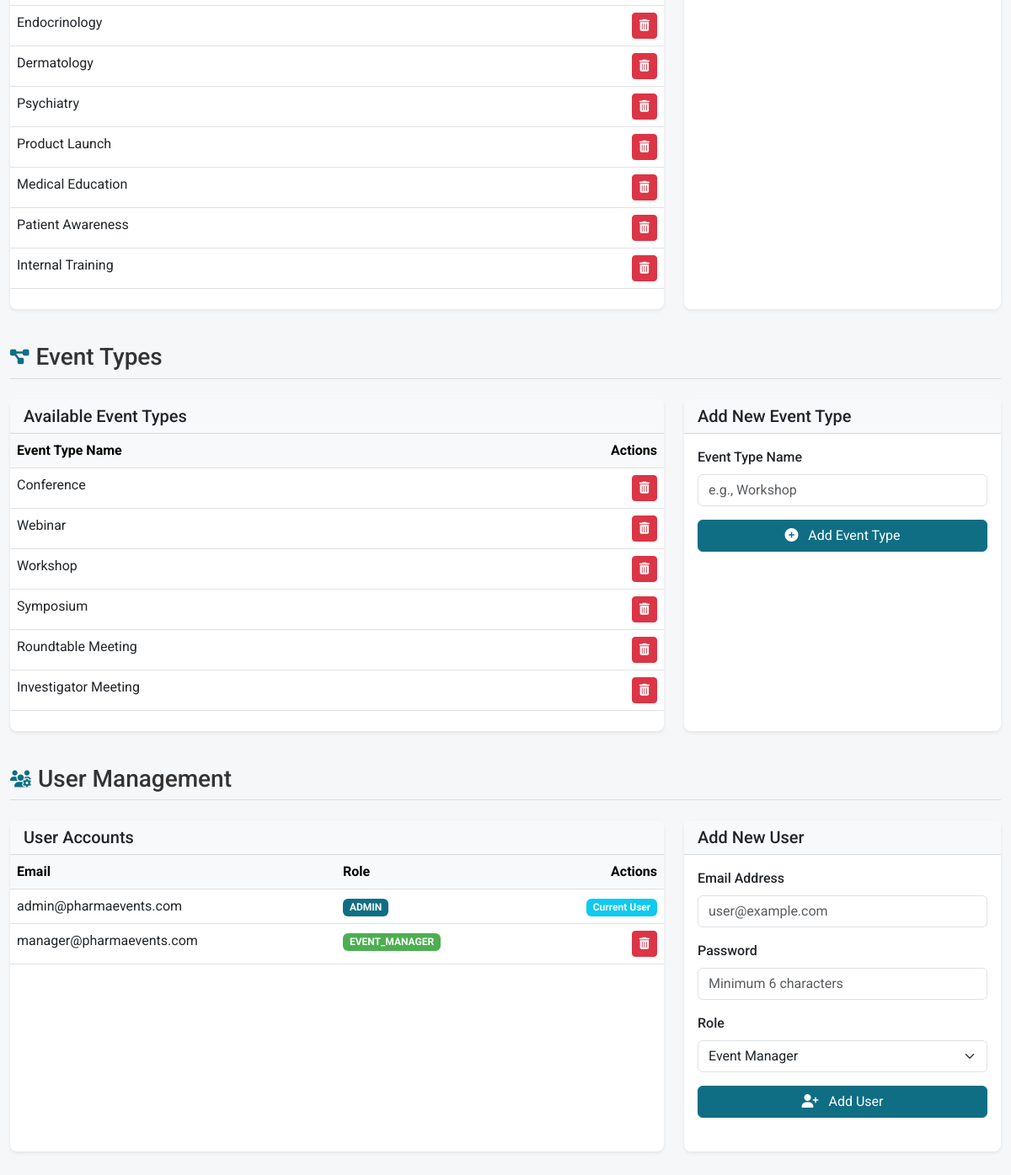
Before: /settings (signed in, lower part) with the older database file.
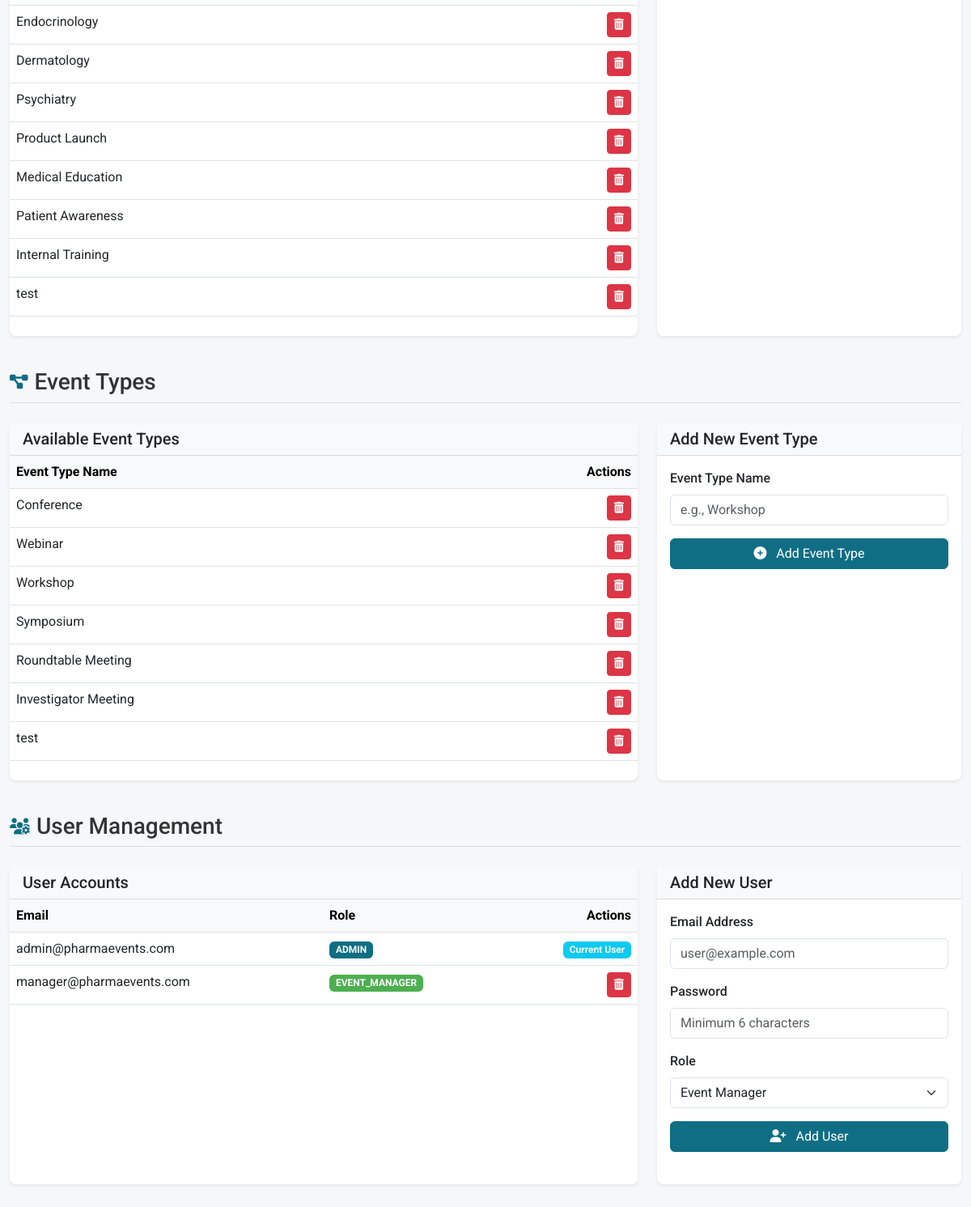
After: the same page with the newer database file.
### models.py (models this page shows, shortened)
class EventCategory(db.Model):
    id = db.Column(db.Integer, primary_key=True)
    name = db.Column(db.String(50), unique=True, nullable=False)

class EventType(db.Model):
    id = db.Column(db.Integer, primary_key=True)
    name = db.Column(db.String(50), unique=True, nullable=False)
    events = db.relationship('Event', backref='event_type', lazy=True)

class User(UserMixin, db.Model):
    id = db.Column(db.Integer, primary_key=True)
    email = db.Column(db.String(120), unique=True, nullable=False)
    password_hash = db.Column(db.String(256), nullable=False)
    role = db.Column(db.String(20), nullable=False)  # 'admin' or 'event_manager'
    created_at = db.Column(db.DateTime, nullable=False, default=datetime.utcnow)
    events = db.relationship('Event', backref='creator', lazy=True)
    def is_admin(self):
        return self.role == 'admin'

### routes.py (the view)
@app.route('/settings')
@login_required
def settings():
    if not current_user.is_admin():
        flash('You are not authorized to access settings', 'danger')
        return redirect(url_for('dashboard'))
    categories = EventCategory.query.all()
    event_types = EventType.query.all()
    users = User.query.all()
    return render_template('settings.html',
                          categories=categories,
                          event_types=event_types,
                          users=users)

### app.py (called while the page is built)
@login_manager.user_loader
def load_user(user_id):
    return User.query.get(int(user_id))

### templates/settings.html (shortened to what the changed rows need)
{% extends "layout.html" %}
{% block content %}
<div class="settings-section">
    <div class="row">
        <div class="col-md-8">
            <div class="card settings-card">
                <div class="card-body p-0">
                    <div class="table-responsive">
                        <table class="table table-hover mb-0">
                            <tbody id="category_list">
                                {% for category in categories %}
                                    <tr data-id="{{ category.id }}">
                                        <td>{{ category.name }}</td>
                                        <td class="text-end">
                                            <button class="btn btn-sm btn-danger btn-delete-category" data-id="{{ category.id }}">
                                                <i class="fas fa-trash-alt"></i>
                                            </button>
                                        </td>
                                    </tr>
                                {% endfor %}
                            </tbody>
                        </table>
                    </div>
                </div>
            </div>
        </div>
    </div>
</div>
<div class="settings-section">
    <div class="row">
        <div class="col-md-8">
            <div class="card settings-card">
                <div class="card-body p-0">
                    <div class="table-responsive">
                        <table class="table table-hover mb-0">
                            <thead class="table-light">
                                <tr>
                                    <th>Event Type Name</th>
                                    <th class="text-end">Actions</th>
                                </tr>
                            </thead>
                            <tbody id="type_list">
                                {% for type in event_types %}
                                    <tr data-id="{{ type.id }}">
                                        <td>{{ type.name }}</td>
                                        <td class="text-end">
                                            <button class="btn btn-sm btn-danger btn-delete-type" data-id="{{ type.id }}">
                                                <i class="fas fa-trash-alt"></i>
                                            </button>
                                        </td>
                                    </tr>
                                {% endfor %}
                            </tbody>
                        </table>
                    </div>
                </div>
            </div>
        </div>
    </div>
</div>
<div class="settings-section">
    <div class="row">
        <div class="col-md-8">
            <div class="card settings-card">
                <div class="card-body p-0">
                    <div class="table-responsive">
                        <table class="table table-hover mb-0">
                            <thead class="table-light">
                                <tr>
                                    <th>Email</th>
                                    <th>Role</th>
                                    <th class="text-end">Actions</th>
                                </tr>
                            </thead>
                            <tbody id="user_list">
                                {% for user in users %}
                                    <tr data-id="{{ user.id }}">
                                        <td>{{ user.email }}</td>
                                        <td>
                                            <span class="badge bg-{% if user.role == 'admin' %}primary{% else %}secondary{% endif %}">
                                                {{ user.role|upper }}
                                            </span>
                                        </td>
                                        <td class="text-end">
                                            {% if user.id != current_user.id %}
                                                <button class="btn btn-sm btn-danger btn-delete-user" data-id="{{ user.id }}">
                                                    <i class="fas fa-trash-alt"></i>
                                                </button>
                                            {% else %}
                                                <span class="badge bg-info">Current User</span>
                                            {% endif %}
                                        </td>
                                    </tr>
                                {% endfor %}
                            </tbody>
                        </table>
                    </div>
                </div>
            </div>
        </div>
    </div>
</div>
{% endblock %}

Changed rows visible on the page:
added EventCategory: name "test"
added EventType: name "test"
